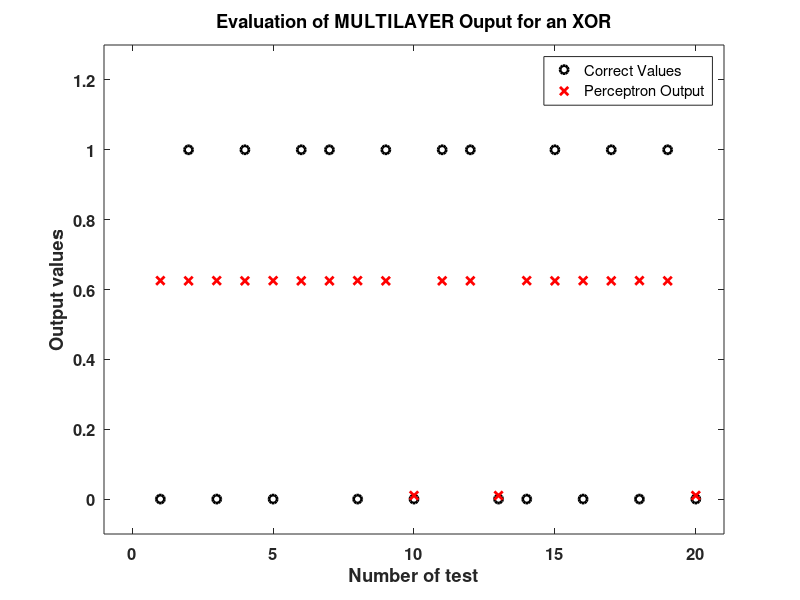

The MATLAB source for this figure:
function mynn_XOR_53384654
%function mynn_XOR_profesor_AND_profesor
% Funcion principal que realiza las funciones de
 %1) Creación de las variables para el banco de entrenamiento y banco de
    %validación
 %2) Creación de la red neuronal de DOS CAPAS
 %3) Entrenamiento de la red neuronal con el set de valores del banco de
    %entrenamiento
 %4) Validación de la red con el banco de validación.
 %5) Calculo y representación del error cometido.

%%%%%%%%%%%%%%%%%%%%%%%%%%%%%%%%%%%%%%%%%%%%%%%%%%%%%%%%%%%%%%%%%
%Creamos entradas y salidas de entrenamiento para una funcion AND
%%%%%%%%%%%%%%%%%%%%%%%%%%%%%%%%%%%%%%%%%%%%%%%%%%%%%%%%%%%%%%%
% Inicializamos las variables E1, E2 y SE ideales para entrenamiento
VT=50000;                %numero de muestras de entrada
NV=round(VT);           %aseguramos que VT sea un numero entero
E1=round(rand(NV,1));   %vector de NV valores de entrada en pin 1
E2=round(rand(NV,1));   %vector de NV valores de entrada en pin 2
SE=double(xor(E1,E2));   %vector salida ideal para las entradas E1 y E

%%%% Creamos entradas y salidas de validacion E1V, E2V, SEV para test
NVV=20;
E1V=round(rand(NVV,1));
E2V=round(rand(NVV,1));
SEV=double(xor(E1V,E2V));
 
% Inicializamos un perceptron para 2 entradas %%%
mynn=initialize_nn;
% Entrenamos el perceptron para un LR, por defecto 0.7
LR=0.7;
mynnT=train_nn(mynn,LR,[E1 E2],SE);
%evaluamos el perceptron
S_est=usenn(mynnT,[E1V E2V]);

%Calculamos y representamos el error cometido
error=mean(abs(SEV-S_est));
 
close all
figure,
plot(SEV,'ok','LineWidth',2),hold on
plot(S_est,'xr','LineWidth',2)
%set(gcf,'FontWeight','bold')
set(gca,'FontSize',12) %# Fix font size of the text in the current axes 
set(gca,'FontWeight','bold')  %# Fix Bold text in the current axes 
xlabel('Number of test','FontWeight','bold')
ylabel('Output values','FontWeight','bold')
axis([-1 length(SEV)+1 -0.1 1.3])
legend('Correct Values','Perceptron Output')
title('Evaluation of MULTILAYER Ouput for an XOR','FontWeight','bold')
 
function [mynn]=initialize_nn
%function [myperceptron]=initialize_perceptron(n_inputs)
%funcion que inicializa un perceptron y le asigna pesos aleatorios
%funcion que inicializa una estructura de perceptron
% INPUTS:
    % n_inputs: numero de entradas al perceptron
% OUTPUTS:
    % myperceptron:  estructura con el perceptron
           %myperceptron.bias:       %Bias del perceptron (e.g. 1)
           %myperceptron.weights:    %Pesos del perceptron (habrá tantos
                                     %como indice n_inputs +1 )
rand('state',sum(100*clock));  %inicializa random en función del reloj
mynn.bias = [1 1 1]; %vector con los 3 bias
mynn.weights = -1+2.*(rand(3,3)); %Pesos aleatorios
end
 
function [mynnT]=train_nn(mynn,LR,input,output)
% funcion que modifica los pesos la red para que vaya aprendiendo 
% ESTE PERCEPTRON UTILIZA:
    % Funcion sigma SIGMOIDAL
    % Entrenamiento BACKPROPAGATION
% INPUTS:
   % mynn:  estructura con el perceptron
           %mynnT.bias:       %Bias del perceptron (e.g. 1)
           %mynnT.weights:    %Pesos del perceptron 
   % LR: learning rate (e.g. 0.7)
   % input: matriz con valores de entrada de entrenamiento (e.g. [E1 E2])
   % output: vector con valores de salida de entrenamiento (e.g. [SE])
% OUPUT:
      % mynnT:  estructura con el perceptron ya entrenado
          %mynnT.bias:       %Bias del perceptron (e.g. 1)
          %mynnT.weights:    %Pesos del perceptron ya entrenado  
[nsamples,ninputs]=size(input);
weights=mynn.weights;
bias=mynn.bias;
coeff = LR;
out=zeros(nsamples,1)';

for i=1:nsamples
    x = input(i,:);
    
    h1 = x(1).*weights(1,2)+x(2).*weights(1,3)+weights(1,1).*bias(1,1);
    h2 = x(2).*weights(2,3)+x(1).*weights(2,2)+weights(2,1).*bias(1,2);
    
    y1 = 1./(1+exp(-h1));
    y2 = 1./(1+exp(-h2));
    
    h3 = y1.*weights(3,2)+ y2.*weights(3,3)+weights(3,1).*bias(1,3);
    
    y3 = 1./(1+exp(-h3));
    
    delta3 = y3.*(1-y3).*(output(i)-y3); %Delta para la 3a neurona
    delta1 = y1.*(1-y1).*weights(3,2).*delta3; %Delta para las neuronas 1 y 2
    delta2 = y2.*(1-y2).*weights(3,3).*delta3;
    
    weights(1,:) = weights(1,:)+(coeff*delta1.*[bias(1,1) x]); %Actualizamos pesos en la 1a neurona
    weights(2,:) = weights(2,:)+(coeff*delta2.*[bias(1,2) x]); %Actualizamos pesos en la 2a neurona
    weights(3,:) = weights(3,:)+(coeff*delta3.*[bias(1,3) y1 y2]); %Actualizamos pesos en la 3a neurona
end

mynnT.bias = bias;
mynnT.weights = weights; %Parámetros de la NN entrenada

%INCLUIR CÓDIGO
end
function [out]=usenn(mynn,input)
% function out=useperceptron(myperceptron,input)
% funcion que utiliza el perceptron para calcular las salidas a partir de
% las entradas de acuerdo con lo que haya aprendido el perceptron en la
% fase de entrenamiento
[nsamples,ninputs]=size(input);
weights=mynn.weights;
bias=mynn.bias;
out=zeros(nsamples,1)'; 
for i=1:nsamples
    x = input(i,:);
    
    h1 = x(1).*weights(1,2)+x(2).*weights(1,3)+weights(1,1).*bias(1,1);
    h2 = x(2).*weights(2,3)+x(1).*weights(2,2)+weights(2,1).*bias(1,2);
    
    y1 = 1./(1+exp(-h1));
    y2 = 1./(1+exp(-h2));
    
    h3 = y1.*weights(3,2)+ y2.*weights(3,3)+weights(3,1).*bias(1,3);
    
    out(i) = 1./(1+exp(-h3));
    
end

end
end